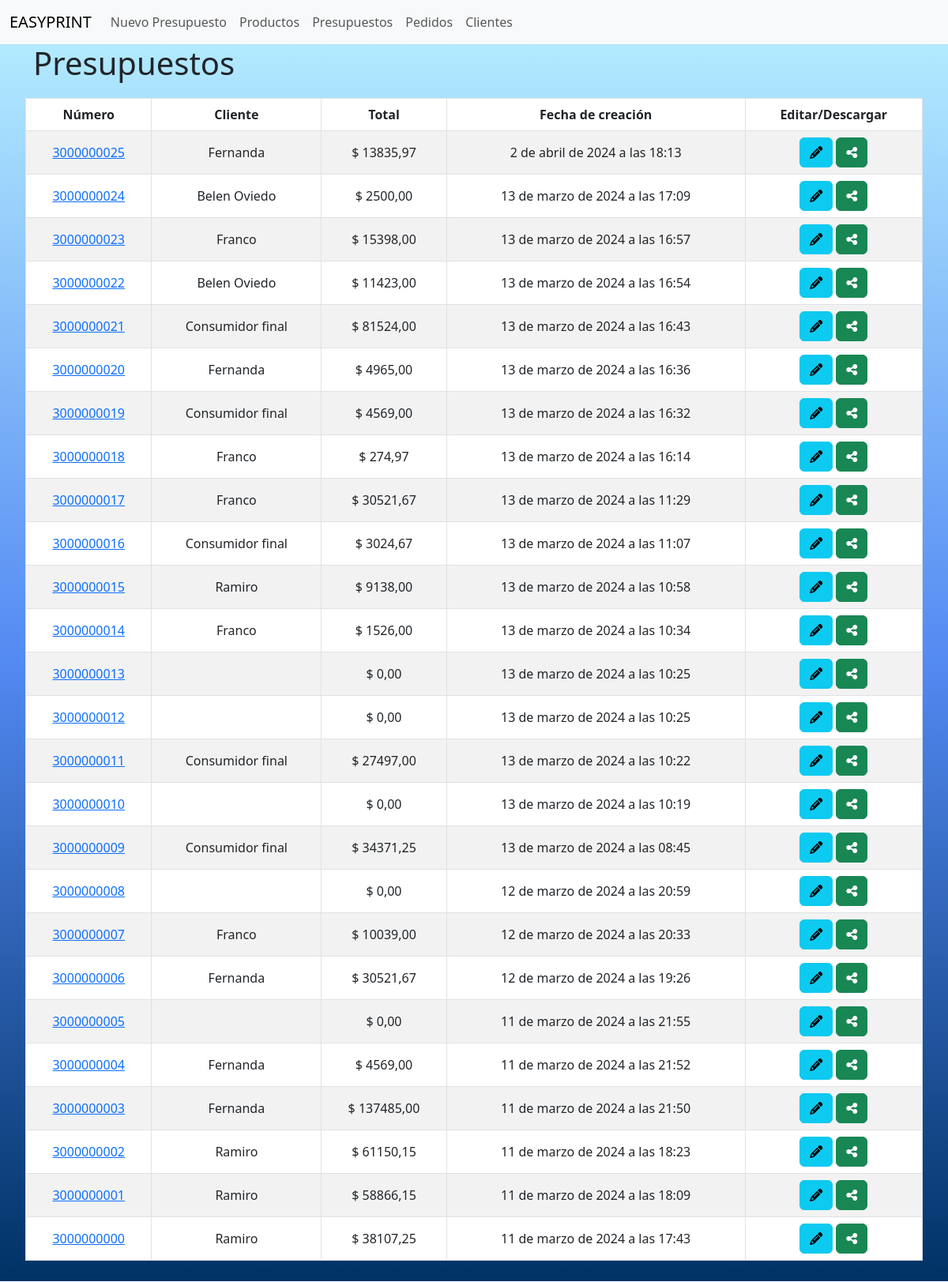
The page /Presupuestos on the database its author committed.
### core/models.py (models this page shows, shortened)
class Presupuesto(models.Model):
    numero=models.IntegerField(primary_key=True)
    desc_plata = models.DecimalField(decimal_places=2, max_digits=10, default=0)
    total = models.DecimalField(decimal_places=2, max_digits=10, default=0)
    seña=models.FloatField(null=True,blank=True)
    saldo=models.FloatField(null=True,blank=True)
    cliente=models.ForeignKey(on_delete=models.CASCADE, to='core.Cliente', default=None,blank=True, null=True)
    created = models.DateTimeField(auto_now_add=True)
    updated = models.DateTimeField(auto_now_add=True)
    class META():
        ordering = ["-created"]
        verbose_name = "Presupuesto"
        verbose_name_plural = "Presupuestos"

class Cliente(models.Model):
    nombre = models.CharField(max_length=100)
    negocio = models.CharField(max_length=100, blank=True)
    telefono = models.CharField(max_length=13, blank=True)
    direccion = models.CharField(max_length=200, blank=True, null=True, default=None)
    email = models.EmailField(max_length=100, blank=True)
    metodo_contacto=models.IntegerField(null=False,blank=False,choices=metodo_contacto, default=0)
    created = models.DateTimeField(auto_now_add=True)
    updated = models.DateTimeField(auto_now_add=True)
    def __str__(self):
        return self.nombre
    class META():
        verbose_name = "Cliente"
        verbose_name_plural = "Clientes"

### core/views.py (the view)
# urls.py: path('Presupuestos', Presupuestos, name='Presupuestos'),
def Presupuestos(request):
    Pres = Presupuesto.objects.order_by('-numero').all()
    return render(request, 'core/Presupuestos.html', {'Pres': Pres})

### core/templates/core/Presupuestos.html (shortened to what this page needs)
{% extends 'core/base.html' %}
{% load static %}
        {% block bodycontent %}
        <div class="container">
            <h1>Presupuestos</h1>
        </div>
        <div class="row">
            <div class="container">
                <div class="col-sm-12 col-md-12 col-lg-12 col-xl-12">
                        <table id="Presupuestos" class="table table-hover table table-bordered table table-striped">
                            <thead>
                                <tr>
                                    <th class="centered">Número</th>
                                    <th class="centered">Cliente</th>
                                    <th class="centered">Total</th>
                                    <th class="centered">Fecha de creación</th>
                                    <th class="centered">Editar/Descargar</th>
                                </tr>
                            </thead>
                            <tbody id="tableBody_Presupuesto">
                                {% for pres in Pres %}
                                    <tr>
                                        <td><a href="VerPresupuesto/{{pres.numero}}">{{pres.numero}}</a></td>
                                        <td>{{pres.cliente}}</td>
                                        <td>$ {{pres.total}}</td>
                                        <td>{{pres.created}}</td>
                                        <td>
                                            <a href="VerPresupuesto/{{pres.numero}}" class="btn btn-info"><i class="fa-solid fa-pencil"></i></a>
                                            <a href="/DescargarPresupuesto/{{pres.numero}}" class="btn btn-success btn-xs"><i class="fa-solid fa-share-nodes"></i></a>
                                        </td>
                                    </tr>
                                {% endfor %}
                            </tbody>
                        </table>
                </div>
            </div>
        </div>
        {% endblock %}

### core/static/core/css/Index.css (style rules this page uses)
.centered { text-align: center !important; vertical-align: middle !important; }
th, td { text-align: center; vertical-align: middle; }
.row { border-radius: 10px; margin: 10px; padding: 10px; }

### rows shown on the page
Presupuesto: numero "3000000025", cliente "Fernanda", total "13835,97", created "2 de abril de 2024 a las 18:13"
Presupuesto: numero "3000000024", cliente "Belen Oviedo", total "2500,00", created "13 de marzo de 2024 a las 17:09"
Presupuesto: numero "3000000023", cliente "Franco", total "15398,00", created "13 de marzo de 2024 a las 16:57"
Presupuesto: numero "3000000022", cliente "Belen Oviedo", total "11423,00", created "13 de marzo de 2024 a las 16:54"
Presupuesto: numero "3000000021", cliente "Consumidor final", total "81524,00", created "13 de marzo de 2024 a las 16:43"
Presupuesto: numero "3000000020", cliente "Fernanda", total "4965,00", created "13 de marzo de 2024 a las 16:36"
Presupuesto: numero "3000000019", cliente "Consumidor final", total "4569,00", created "13 de marzo de 2024 a las 16:32"
Presupuesto: numero "3000000018", cliente "Franco", total "274,97", created "13 de marzo de 2024 a las 16:14"
Presupuesto: numero "3000000017", cliente "Franco", total "30521,67", created "13 de marzo de 2024 a las 11:29"
Presupuesto: numero "3000000016", cliente "Consumidor final", total "3024,67", created "13 de marzo de 2024 a las 11:07"
Presupuesto: numero "3000000015", cliente "Ramiro", total "9138,00", created "13 de marzo de 2024 a las 10:58"
Presupuesto: numero "3000000014", cliente "Franco", total "1526,00", created "13 de marzo de 2024 a las 10:34"
Presupuesto: numero "3000000013", total "0,00", created "13 de marzo de 2024 a las 10:25"
Presupuesto: numero "3000000012", total "0,00", created "13 de marzo de 2024 a las 10:25"
Presupuesto: numero "3000000011", cliente "Consumidor final", total "27497,00", created "13 de marzo de 2024 a las 10:22"
Presupuesto: numero "3000000010", total "0,00", created "13 de marzo de 2024 a las 10:19"
Presupuesto: numero "3000000009", cliente "Consumidor final", total "34371,25", created "13 de marzo de 2024 a las 08:45"
Presupuesto: numero "3000000008", total "0,00", created "12 de marzo de 2024 a las 20:59"
Presupuesto: numero "3000000007", cliente "Franco", total "10039,00", created "12 de marzo de 2024 a las 20:33"
Presupuesto: numero "3000000006", cliente "Fernanda", total "30521,67", created "12 de marzo de 2024 a las 19:26"
Presupuesto: numero "3000000005", total "0,00", created "11 de marzo de 2024 a las 21:55"
Presupuesto: numero "3000000004", cliente "Fernanda", total "4569,00", created "11 de marzo de 2024 a las 21:52"
Presupuesto: numero "3000000003", cliente "Fernanda", total "137485,00", created "11 de marzo de 2024 a las 21:50"
Presupuesto: numero "3000000002", cliente "Ramiro", total "61150,15", created "11 de marzo de 2024 a las 18:23"
Presupuesto: numero "3000000001", cliente "Ramiro", total "58866,15", created "11 de marzo de 2024 a las 18:09"
Presupuesto: numero "3000000000", cliente "Ramiro", total "38107,25", created "11 de marzo de 2024 a las 17:43"
